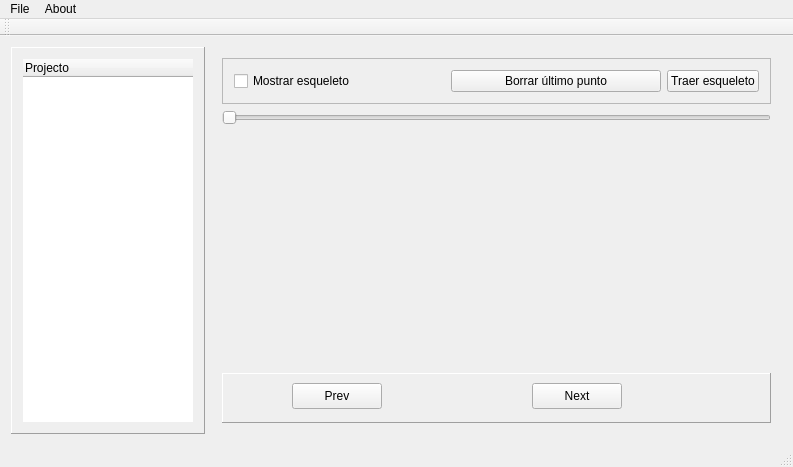
<?xml version="1.0" encoding="UTF-8"?>
<ui version="4.0">
 <class>MainWindow</class>
 <widget class="QMainWindow" name="MainWindow">
  <property name="geometry">
   <rect>
    <x>0</x>
    <y>0</y>
    <width>793</width>
    <height>467</height>
   </rect>
  </property>
  <property name="mouseTracking">
   <bool>true</bool>
  </property>
  <property name="windowTitle">
   <string>QtRatWalk</string>
  </property>
  <widget class="QWidget" name="centralWidget">
   <property name="mouseTracking">
    <bool>true</bool>
   </property>
   <layout class="QHBoxLayout" name="horizontalLayout">
    <item>
     <widget class="QFrame" name="frame">
      <property name="sizePolicy">
       <sizepolicy hsizetype="Minimum" vsizetype="Preferred">
        <horstretch>0</horstretch>
        <verstretch>0</verstretch>
       </sizepolicy>
      </property>
      <property name="minimumSize">
       <size>
        <width>50</width>
        <height>100</height>
       </size>
      </property>
      <property name="mouseTracking">
       <bool>true</bool>
      </property>
      <property name="frameShape">
       <enum>QFrame::Panel</enum>
      </property>
      <property name="frameShadow">
       <enum>QFrame::Raised</enum>
      </property>
      <layout class="QVBoxLayout" name="verticalLayout_2">
       <item>
        <widget class="QTreeWidget" name="twProjecto">
         <property name="sizePolicy">
          <sizepolicy hsizetype="Maximum" vsizetype="Expanding">
           <horstretch>0</horstretch>
           <verstretch>0</verstretch>
          </sizepolicy>
         </property>
         <property name="maximumSize">
          <size>
           <width>170</width>
           <height>16777215</height>
          </size>
         </property>
         <property name="autoFillBackground">
          <bool>false</bool>
         </property>
         <property name="frameShape">
          <enum>QFrame::NoFrame</enum>
         </property>
         <property name="frameShadow">
          <enum>QFrame::Sunken</enum>
         </property>
         <property name="lineWidth">
          <number>1</number>
         </property>
         <column>
          <property name="text">
           <string>Projecto</string>
          </property>
          <property name="background">
           <color>
            <red>0</red>
            <green>0</green>
            <blue>0</blue>
           </color>
          </property>
         </column>
        </widget>
       </item>
      </layout>
     </widget>
    </item>
    <item>
     <widget class="QWidget" name="ratWalkFrame" native="true">
      <property name="enabled">
       <bool>true</bool>
      </property>
      <property name="mouseTracking">
       <bool>true</bool>
      </property>
      <layout class="QVBoxLayout" name="verticalLayout">
       <item>
        <widget class="QFrame" name="pnlTools">
         <property name="enabled">
          <bool>true</bool>
         </property>
         <property name="sizePolicy">
          <sizepolicy hsizetype="Preferred" vsizetype="Maximum">
           <horstretch>0</horstretch>
           <verstretch>0</verstretch>
          </sizepolicy>
         </property>
         <property name="frameShape">
          <enum>QFrame::StyledPanel</enum>
         </property>
         <property name="frameShadow">
          <enum>QFrame::Raised</enum>
         </property>
         <layout class="QHBoxLayout" name="horizontalLayout_2">
          <item>
           <widget class="QCheckBox" name="checkBoxMostrarEsqueleto">
            <property name="enabled">
             <bool>true</bool>
            </property>
            <property name="sizePolicy">
             <sizepolicy hsizetype="Minimum" vsizetype="Maximum">
              <horstretch>0</horstretch>
              <verstretch>0</verstretch>
             </sizepolicy>
            </property>
            <property name="text">
             <string>Mostrar esqueleto</string>
            </property>
           </widget>
          </item>
          <item>
           <widget class="QPushButton" name="pushButton">
            <property name="text">
             <string>Borrar último punto</string>
            </property>
           </widget>
          </item>
          <item>
           <widget class="QPushButton" name="btnTraerEsqueleto">
            <property name="sizePolicy">
             <sizepolicy hsizetype="Maximum" vsizetype="Fixed">
              <horstretch>0</horstretch>
              <verstretch>0</verstretch>
             </sizepolicy>
            </property>
            <property name="text">
             <string>Traer esqueleto</string>
            </property>
           </widget>
          </item>
         </layout>
        </widget>
       </item>
       <item>
        <widget class="QSlider" name="horizontalSlider">
         <property name="cursor">
          <cursorShape>ArrowCursor</cursorShape>
         </property>
         <property name="tracking">
          <bool>false</bool>
         </property>
         <property name="orientation">
          <enum>Qt::Horizontal</enum>
         </property>
        </widget>
       </item>
       <item>
        <widget class="ImageViewer" name="pnlFrame" native="true">
         <property name="cursor">
          <cursorShape>ArrowCursor</cursorShape>
         </property>
         <property name="mouseTracking">
          <bool>true</bool>
         </property>
        </widget>
       </item>
       <item>
        <widget class="QFrame" name="frame_2">
         <property name="sizePolicy">
          <sizepolicy hsizetype="Preferred" vsizetype="Maximum">
           <horstretch>0</horstretch>
           <verstretch>0</verstretch>
          </sizepolicy>
         </property>
         <property name="minimumSize">
          <size>
           <width>0</width>
           <height>50</height>
          </size>
         </property>
         <property name="frameShape">
          <enum>QFrame::Panel</enum>
         </property>
         <property name="frameShadow">
          <enum>QFrame::Raised</enum>
         </property>
         <widget class="QPushButton" name="btnPrev">
          <property name="geometry">
           <rect>
            <x>70</x>
            <y>10</y>
            <width>90</width>
            <height>26</height>
           </rect>
          </property>
          <property name="text">
           <string>Prev</string>
          </property>
         </widget>
         <widget class="QPushButton" name="btnNext">
          <property name="geometry">
           <rect>
            <x>310</x>
            <y>10</y>
            <width>90</width>
            <height>26</height>
           </rect>
          </property>
          <property name="text">
           <string>Next</string>
          </property>
         </widget>
        </widget>
       </item>
      </layout>
     </widget>
    </item>
   </layout>
  </widget>
  <widget class="QMenuBar" name="menuBar">
   <property name="geometry">
    <rect>
     <x>0</x>
     <y>0</y>
     <width>793</width>
     <height>21</height>
    </rect>
   </property>
   <widget class="QMenu" name="menuFile">
    <property name="title">
     <string>File</string>
    </property>
    <addaction name="actionOpen"/>
    <addaction name="actionClose"/>
   </widget>
   <widget class="QMenu" name="menuAbout">
    <property name="title">
     <string>About</string>
    </property>
   </widget>
   <addaction name="menuFile"/>
   <addaction name="menuAbout"/>
  </widget>
  <widget class="QToolBar" name="mainToolBar">
   <attribute name="toolBarArea">
    <enum>TopToolBarArea</enum>
   </attribute>
   <attribute name="toolBarBreak">
    <bool>false</bool>
   </attribute>
  </widget>
  <widget class="QStatusBar" name="statusBar"/>
  <action name="actionOpen">
   <property name="text">
    <string>Open</string>
   </property>
  </action>
  <action name="actionClose">
   <property name="enabled">
    <bool>false</bool>
   </property>
   <property name="text">
    <string>Close</string>
   </property>
  </action>
 </widget>
 <layoutdefault spacing="6" margin="11"/>
 <customwidgets>
  <customwidget>
   <class>ImageViewer</class>
   <extends>QWidget</extends>
   <header>ImageViewer.h</header>
   <container>1</container>
  </customwidget>
 </customwidgets>
 <resources/>
 <connections/>
</ui>
